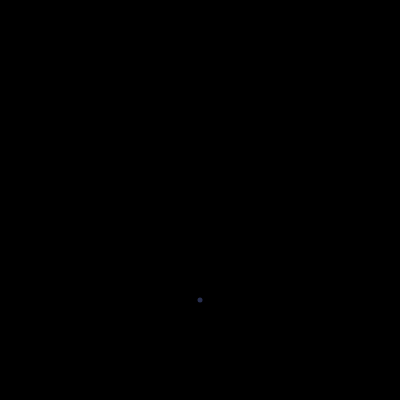
Frame 1 (no input)
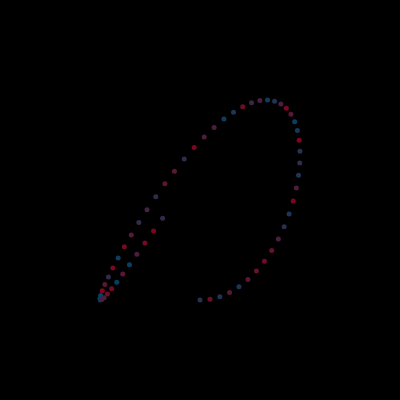
Frame 60 (no input)
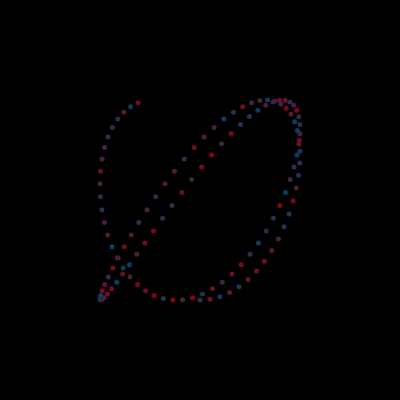
Frame 120 (the mouse pressed at the canvas centre since frame 60)

The p5.js sketch that drew these frames (run headless with seeded random() and noise() and a simulated clock; from frame 60 on, the mouse is pressed at the canvas centre):

// p5.js sketch
// ── sketch.js
var angle= 0.0;
var xamplitude=100;
var xangle=0.0
var yangle=0.0
var yamplitude=100;
var xspeed=0.1;
var yspeed=0.13;

function setup() {
  createCanvas(400,400);
  background(0);
  noStroke();
}

function draw() {
  var from=color(134,1,28);
  var to=color(2,66,101);
  var lerpAmt=random(0,1);
  var lerpedCol=lerpColor(from, to, lerpAmt);
  
  fill(lerpedCol);
  var x=sin(xangle)*xamplitude
  var y=cos(yangle)*yamplitude
  translate(width/2, height/2);
  ellipse(x,y,5,5);

  xangle += xspeed
  yangle += yspeed
  
}
